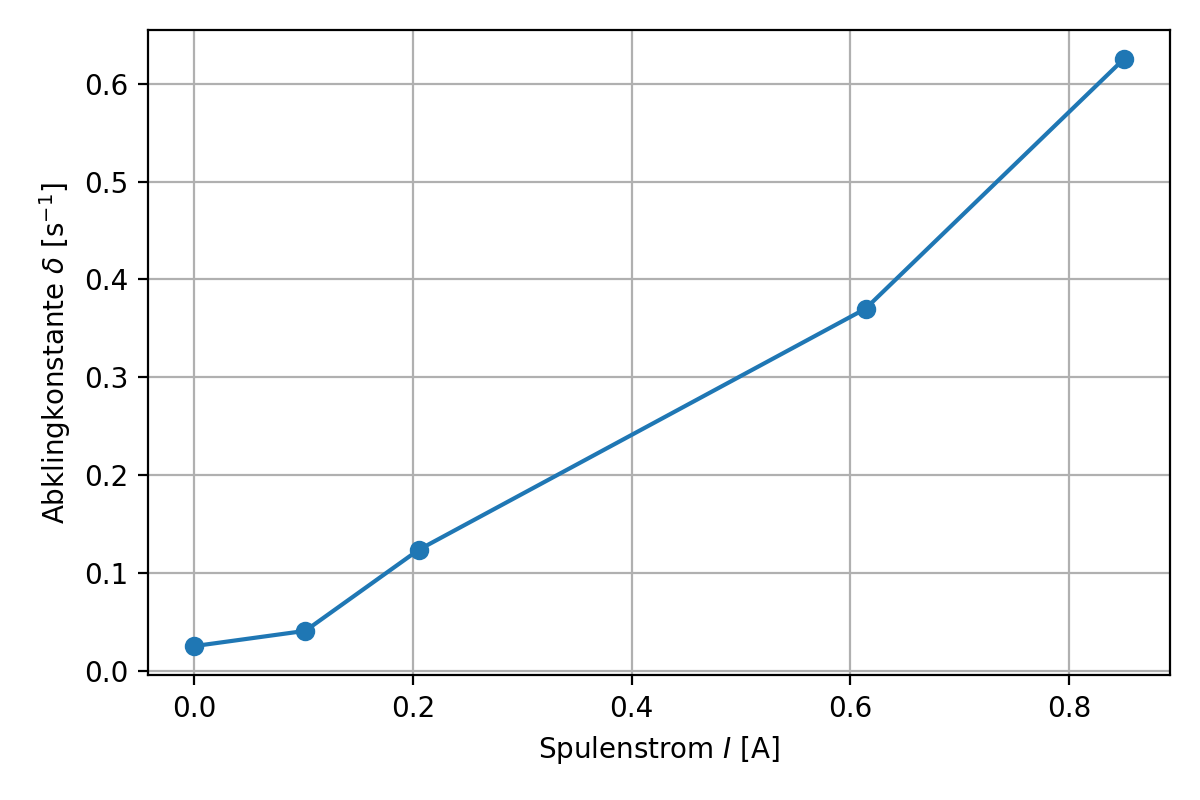

Source code (Python):
import matplotlib.pyplot as plt

I = [0, 0.1016, 0.2052, 0.614, 0.85]
delta = [0.025, 0.0406, 0.1234, 0.370, 0.625]

plt.figure(figsize=(6, 4))
plt.plot(I, delta, "o-")
plt.xlabel(r"Spulenstrom $I$ [A]")
plt.ylabel(r"Abklingkonstante $\delta$ [s$^{-1}$]")
plt.grid(True)
plt.tight_layout()
plt.savefig("daempfung_plot.pdf")
plt.savefig("daempfung_plot.png", dpi=200)
